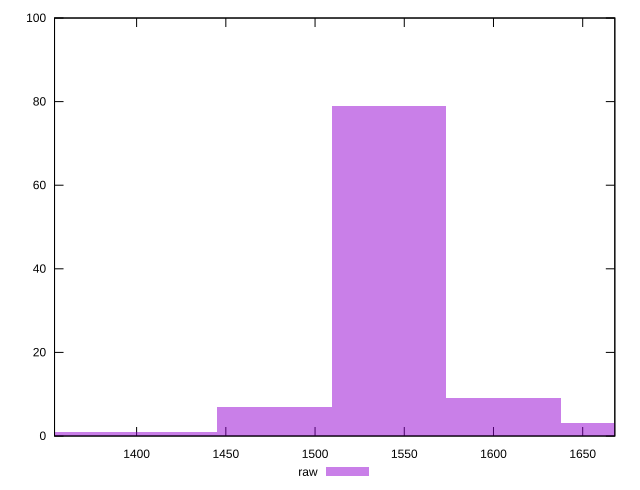

Reproduce this figure in gnuplot.
reset

$raw <<EOF
1412.9076812643355 1
1541.3538341065478 79
1605.576910527654 9
1669.79998694876 3
1477.1307576854415 7
1348.6846048432294 1
EOF

set key outside below
set boxwidth 64.22307642110616
set xrange [1354:1668]
set yrange [0:100]
set trange [0:100]
set style fill transparent solid 0.5 noborder
set terminal svg size 640, 490 enhanced background rgb 'white'
set output "report_00025_2021-02-22T21:38:55.199Z/render-blocking-resources/samples/pages+cached/raw/histogram.svg"

plot $raw title "raw" with boxes

reset
